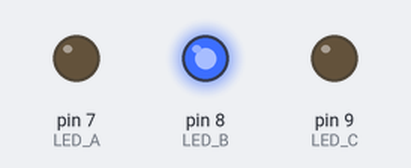
Simulated run of this sketch. Board: Arduino Uno, built with avr-gcc and run on an emulated ATmega328P. Parts: output pins drawn as LEDs (lit = HIGH). What the sketch prints to the serial monitor is not drawn.

Above: at 3.4 s.
At 4.9 s:
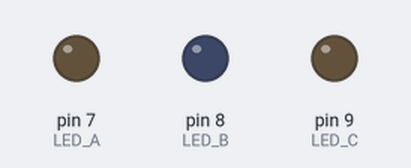
Timing chart, 0 to 6.2 s (numbered marks = the images above):
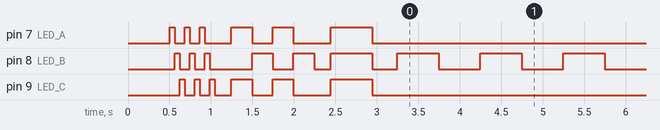

The sketch:

CURIO_Self_Test.ino
```cpp
// 火箭鳥創客倉庫
// 定義三個測試 LED 的 GPIO 腳位
const int LED_A = 7;
const int LED_B = 8;
const int LED_C = 9;

void setup() {
  // 1. 初始化所有 LED 腳位為輸出模式
  pinMode(LED_A, OUTPUT);
  pinMode(LED_B, OUTPUT);
  pinMode(LED_C, OUTPUT);

  // 確保開機時先全部熄滅
  digitalWrite(LED_A, LOW);
  digitalWrite(LED_B, LOW);
  digitalWrite(LED_C, LOW);

  // 2. 啟動序列埠（供偵錯使用）
  Serial.begin(115200);
  delay(500); // 稍微等待硬體電壓穩定
  Serial.println("\n--- CURIO Flight Controller Booting ---");
  Serial.println("執行硬體自我測試 (POST)...");

  // 3. 執行開機自我測試程式 (Self-Test Sequence)
  runLED_SelfTest();

  Serial.println("✅ 自我測試完成！系統進入主循環。");
}

void loop() {
  // 自我測試完成後，進入正常運作模式
  // 這裡可以放你之前的 BMI088 讀取或馬達控制程式

  // 主循環中，我們可以讓中間的 LED_B (GPIO 8) 當作「系統心跳燈 (Heartbeat)」慢速閃爍
  digitalWrite(LED_B, HIGH);
  delay(500);
  digitalWrite(LED_B, LOW);
  delay(500);
}

// ==========================================
// 🛠️ 飛控板開機 LED 自我測試核心功能
// ==========================================
void runLED_SelfTest() {

  // --- 【第一階段】快速交替流水燈 (3 輪) ---
  // 視覺效果：快速閃爍，代表正在偵測硬體核心
  Serial.println("[1/3] 正在檢測 GPIO 輸出電路...");
  for (int i = 0; i < 3; i++) {
    digitalWrite(LED_A, HIGH); delay(60); digitalWrite(LED_A, LOW);
    digitalWrite(LED_B, HIGH); delay(60); digitalWrite(LED_B, LOW);
    digitalWrite(LED_C, HIGH); delay(60); digitalWrite(LED_C, LOW);
  }
  delay(200); // 稍作停頓

  // --- 【第二階段】慢速交替沉穩閃爍 (2 輪) ---
  // 視覺效果：慢速交替，模擬系統核心與感測器初始化
  Serial.println("[2/3] 核心功能與時脈確認中...");
  for (int i = 0; i < 2; i++) {
    // A 燈與 C 燈亮，B 燈滅
    digitalWrite(LED_A, HIGH);
    digitalWrite(LED_B, LOW);
    digitalWrite(LED_C, HIGH);
    delay(250);

    // 狀態反轉：B 燈亮，A 與 C 燈滅
    digitalWrite(LED_A, LOW);
    digitalWrite(LED_B, HIGH);
    digitalWrite(LED_C, LOW);
    delay(250);
  }
  // 關閉所有燈
  digitalWrite(LED_B, LOW);
  delay(200);

  // --- 【第三階段】安全確認鎖定 ---
  // 視覺效果：三燈全亮 0.5 秒隨即熄滅，代表 Ready 訊號
  Serial.println("[3/3] 電源與週邊電壓正常，系統就緒！");
  digitalWrite(LED_A, HIGH);
  digitalWrite(LED_B, HIGH);
  digitalWrite(LED_C, HIGH);
  delay(500);

  // 全滅
  digitalWrite(LED_A, LOW);
  digitalWrite(LED_B, LOW);
  digitalWrite(LED_C, LOW);
  delay(300);
}
```
